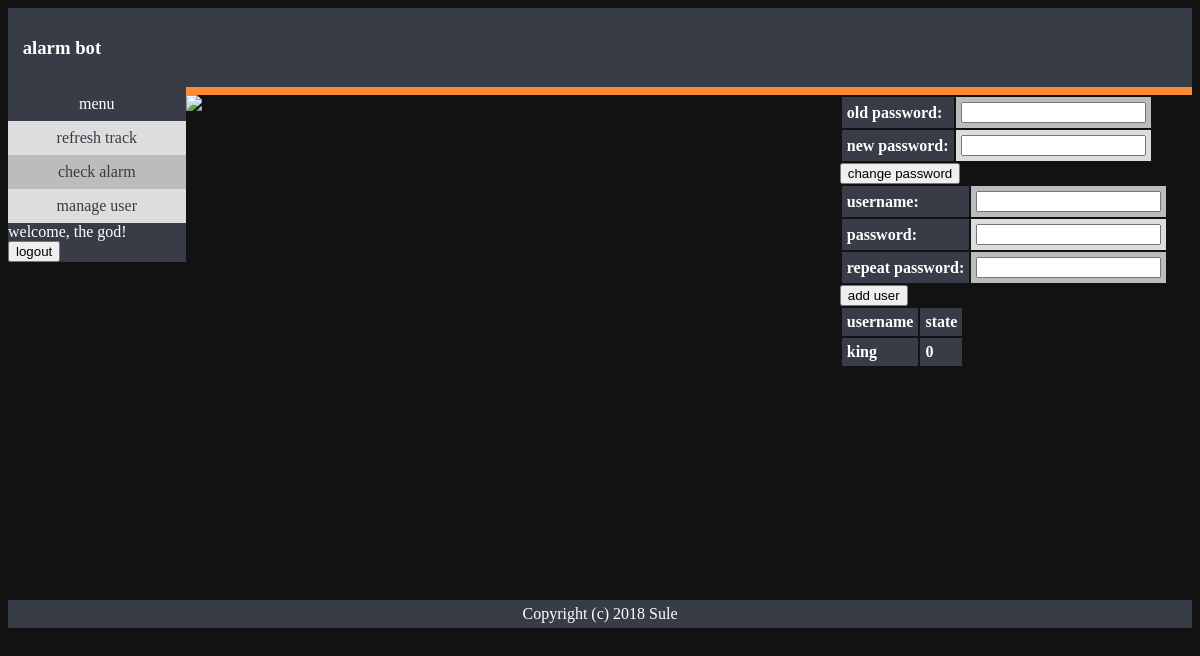
/panel/userpage/ (signed in), run on an earlier commit of the app's database.
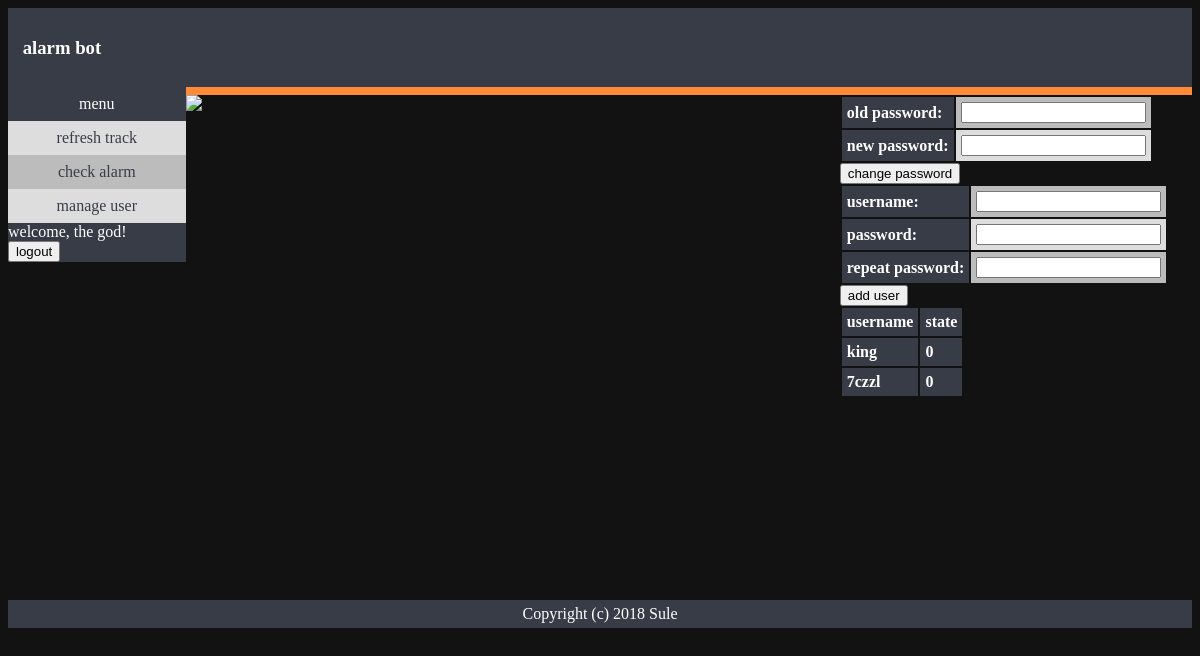
And on a later commit of the database.
### panel/models.py (models this page shows)
class User(models.Model):
    username = models.TextField()
    password = models.TextField()
    state=models.IntegerField(default=0)
    level= models.IntegerField(default=1)

### panel/views.py (the view)
# urls.py: path('userpage/', views.userpage, name='userpage'),
def userpage(request):
    is_auth = getsession(request, 'is_auth', False)
    is_god = getsession(request, 'level', 0) == 0
    form_pwd = ChangePswForm()
    form_reg = RegisterForm()
    userlist = []
    usernm = getsession(request, 'username', 'stranger')
    if is_god:
        userlist = User.objects.filter(level=1)
    if is_auth:
        context = {
            'is_auth': is_auth,
            'is_god': is_god,
            'form_pwd': form_pwd,
            'form_reg': form_reg,
            'userlist': userlist,
            'username': usernm
        }
        return render(request, 'panel/manage.html', context)
    return HttpResponseForbidden()

### panel/forms.py (shortened to what this page needs)
class ChangePswForm(forms.Form):
    oldpassword = forms.CharField(label='old password', max_length=100, widget=forms.PasswordInput())
    newpassword = forms.CharField(label='new password', max_length=100, widget=forms.PasswordInput())

class RegisterForm(forms.Form):
    username = forms.CharField(label='username', max_length=100)
    password = forms.CharField(label='password', max_length=100, widget=forms.PasswordInput())
    password2 = forms.CharField(label='repeat password', max_length=100, widget=forms.PasswordInput())

### panel/views.py (called while the page is built)
def getsession(request, key, default):
    res = default
    if key in request.session:
        res = request.session[key]
    return res

### panel/templates/panel/manage.html (shortened to what this page needs)
{% extends "panel/panel.html" %} {% block page %}
<div>
    <form action="/panel/userpage/opt/0" method="post">
        <table>
            {{ form_pwd.as_table }}
        </table>
        <input type="submit" value="change password">
    </form>
</div>
{% if is_god %}
<div>
    <form action="/panel/userpage/opt/1" method="post">
        <table>
            {{ form_reg.as_table }}
        </table>
        <input type="submit" value="add user">
    </form>
</div>
<div>
    <table>
        <tbody>
            <tr>
                <th>username</th>
                <th>state</th>
            </tr>
            {% for user in userlist %}
            <tr onclick=deluser({{user.id}})>
                <th>{{user.username}}</th>
                <th>{{user.state}}</th>
            </tr>
            {% endfor %}
        </tbody>
    </table>
</div>
{% endif %} {% endblock page %}

What changed in the data, as far as the page shows it:
added User: username "7czzl", state "0"
